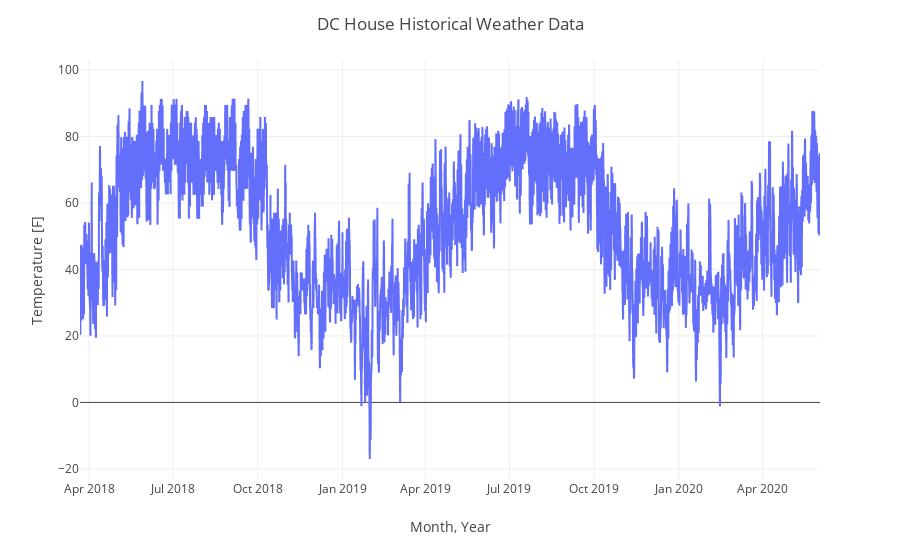

Notebook source saved alongside this figure:
### Code cell
# Display temperatures over the time period
import plotly.express as px
fig = px.line(loaded_hourly_data, x=loaded_hourly_data.time, y=loaded_hourly_data.temperature)
fig.update_layout(xaxis_title="Month, Year", yaxis_title="Temperature [F]", title="DC House Historical Weather Data",
                  template="none")
fig.show()

### Figure 1 — Plotly figure (JSON) as saved in the notebook; plotly's stock layout.template omitted (floating-point values rounded to 4 significant figures; data arrays with more than 128 entries replaced by an {"elided": "..."} marker saying what was removed)
{"data": [{"hovertemplate": "time=%{x}<br>temperature=%{y}<extra></extra>", "legendgroup": "", "line": {"color": "#636efa", "dash": "solid"}, "mode": "lines", "name": "", "showlegend": false, "type": "scattergl", "x": {"elided": "19241 str values"}, "xaxis": "x", "y": {"elided": "19241 float values"}, "yaxis": "y"}], "layout": {"legend": {"orientation": "h", "tracegroupgap": 0, "x": 1, "xanchor": "right", "y": 1.02, "yanchor": "bottom"}, "margin": {"t": 60}, "title": {"text": "DC House Historical Weather Data"}, "xaxis": {"anchor": "y", "domain": [0.0, 1.0], "title": {"text": "Month, Year"}}, "yaxis": {"anchor": "x", "domain": [0.0, 1.0], "title": {"text": "Temperature [F]"}}}}
